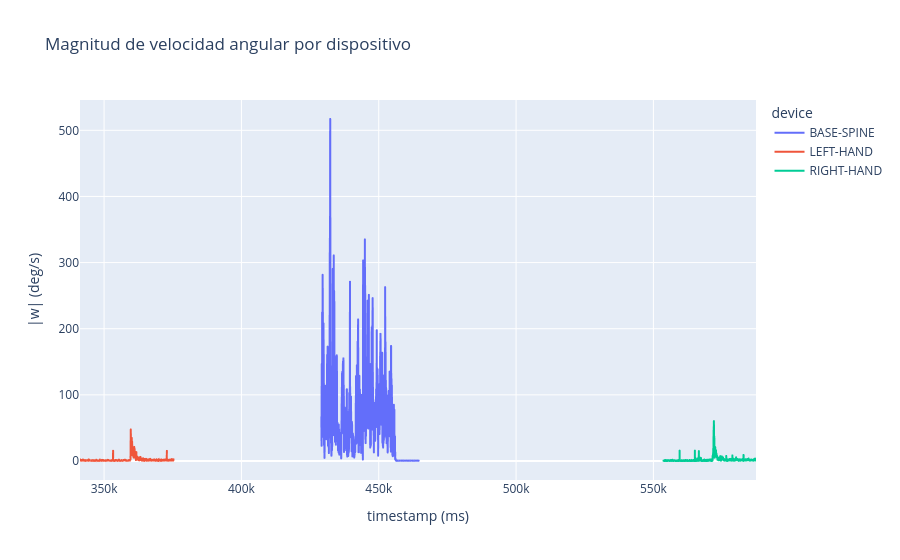

Notebook code for this chart:
### Code cell
# Serie temporal de la magnitud de velocidad angular
fig_gyro = px.line(
    imu_df,
    x="timestamp",
    y="gyro_mag",
    color="device",
    title="Magnitud de velocidad angular por dispositivo",
    labels={"timestamp": "timestamp (ms)", "gyro_mag": "|w| (deg/s)"},
)
fig_gyro

### Figure 1 — Plotly figure (JSON) as saved in the notebook; plotly's stock layout.template omitted (floating-point values rounded to 4 significant figures; data arrays with more than 128 entries replaced by an {"elided": "..."} marker saying what was removed)
{"data": [{"hovertemplate": "device=BASE-SPINE<br>timestamp (ms)=%{x}<br>|w| (deg/s)=%{y}<extra></extra>", "legendgroup": "BASE-SPINE", "line": {"color": "#636efa", "dash": "solid"}, "marker": {"symbol": "circle"}, "mode": "lines", "name": "BASE-SPINE", "showlegend": true, "type": "scattergl", "x": {"elided": "1343 int values"}, "xaxis": "x", "y": {"elided": "1343 float values"}, "yaxis": "y"}, {"hovertemplate": "device=LEFT-HAND<br>timestamp (ms)=%{x}<br>|w| (deg/s)=%{y}<extra></extra>", "legendgroup": "LEFT-HAND", "line": {"color": "#EF553B", "dash": "solid"}, "marker": {"symbol": "circle"}, "mode": "lines", "name": "LEFT-HAND", "showlegend": true, "type": "scattergl", "x": {"elided": "980 int values"}, "xaxis": "x", "y": {"elided": "980 float values"}, "yaxis": "y"}, {"hovertemplate": "device=RIGHT-HAND<br>timestamp (ms)=%{x}<br>|w| (deg/s)=%{y}<extra></extra>", "legendgroup": "RIGHT-HAND", "line": {"color": "#00cc96", "dash": "solid"}, "marker": {"symbol": "circle"}, "mode": "lines", "name": "RIGHT-HAND", "showlegend": true, "type": "scattergl", "x": {"elided": "1282 int values"}, "xaxis": "x", "y": {"elided": "1282 float values"}, "yaxis": "y"}], "layout": {"legend": {"title": {"text": "device"}, "tracegroupgap": 0}, "title": {"text": "Magnitud de velocidad angular por dispositivo"}, "xaxis": {"anchor": "y", "domain": [0, 1], "title": {"text": "timestamp (ms)"}}, "yaxis": {"anchor": "x", "domain": [0, 1], "title": {"text": "|w| (deg/s)"}}}}
